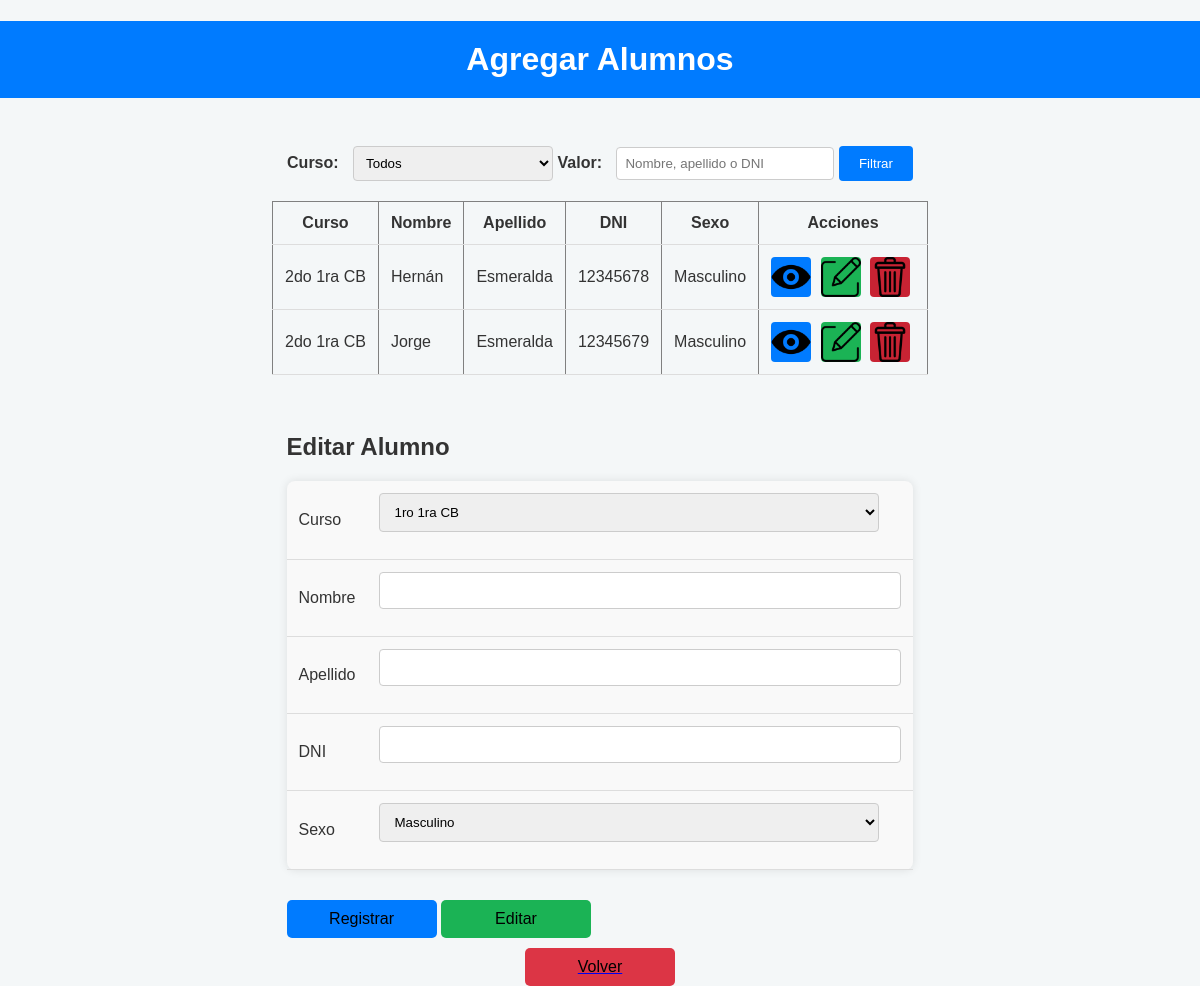
The app's page /agregar_alumnos.php?filtro_curso=2do 1ra CB with its own data.
### tables this page shows
CREATE TABLE IF NOT EXISTS `alumnos` (
  `id` int NOT NULL AUTO_INCREMENT,
  `curso` varchar(10) NOT NULL,
  `nombre` varchar(255) NOT NULL,
  `apellido` varchar(255) NOT NULL,
  `dni` varchar(20) NOT NULL,
  `sexo` varchar(10) NOT NULL,
  PRIMARY KEY (`id`)
);

### agregar_alumnos.php (the view, shortened to what this page needs)
<!DOCTYPE html>
<html lang="en">
<head>
    <link rel="stylesheet" href="css/agregar_alumnos.css">
</head>
<body>
<?php
$conn = new mysqli("localhost", "root", "", "registro");
function escapar($dato) {
    return htmlspecialchars($dato, ENT_QUOTES, 'UTF-8');
}
$curso = $nombre = $apellido = $dni = $sexo = "";
$filtro_curso = isset($_GET["filtro_curso"]) ? $conn->real_escape_string($_GET["filtro_curso"]) : "";
$query = "SELECT * FROM alumnos WHERE 1=1";
if ($filtro_curso) {
    $query .= " AND curso = '$filtro_curso'";
}
$result = $conn->query($query);
$tabla = '<table border="1" cellspacing="2" cellpadding="2">
          <tr class="header">
            <td>Curso</td>
            <td>Nombre</td>
            <td>Apellido</td>
            <td>DNI</td>
            <td>Sexo</td>
            <td>Acciones</td>
          </tr>';
if ($result->num_rows > 0) {
    while ($row = $result->fetch_assoc()) {
        $tabla .= '<tr>
                    <td>' . escapar($row["curso"]) . '</td>
                    <td>' . escapar($row["nombre"]) . '</td>
                    <td>' . escapar($row["apellido"]) . '</td>
                    <td>' . escapar($row["dni"]) . '</td>
                    <td>' . escapar($row["sexo"]) . '</td>
                    <td>
                        <form action="" method="post" style="display:inline;">
                            <input type="hidden" name="id_ver" value="' . escapar($row["id"]) . '">
                            <a href="#tabla_ver"><input type="submit" name="ver" class="ver" value=""></a>
                        </form>
                        <form action="" method="post" style="display:inline;">
                            <input type="hidden" name="id" value="' . escapar($row["id"]) . '">
                            <input type="submit" name="editar-btn" class="editar" value="">
                        </form>
                        <form action="" method="post" style="display:inline;">
                            <input type="hidden" name="id-del" value="' . escapar($row["id"]) . '">
                            <input type="submit" name="quitar" class="eliminar" value="">
                        </form>
                    </td>
                  </tr>';
    }
}
$tabla .= '</table>';
?>
<h1>Agregar Alumnos</h1>
<br>
<div class="filtros">
    <form method="get" action="">
        <label for="filtro_curso">Curso:</label>
        <select name="filtro_curso" id="filtro_curso">
        <option value="">Todos</option>
        </select>
        <label for="filtro_nombre">Valor:</label>
        <input type="text" name="filtro_nombre" id="filtro_nombre" placeholder="Nombre, apellido o DNI">
        <input type="submit" value="Filtrar">
    </form>
</div>
<div class="acciones">
<?php echo $tabla; ?>
</div>
<br>
<div class="formularios">
    <form action="" method="post">
        <table class="formulario">
            <h2>Editar Alumno</h2>
            <tr>
                <td>Curso</td>
                <td>
                    <select name="curso" required>
                        <optgroup label="Ciclo Básico">
                            <option value="1ro 1ra CB" <?php if(isset($curso) && $curso == "1ro 1ra CB") echo 'selected'; ?>>1ro 1ra CB</option>
                        </optgroup>
                    </select>
                </td>
            </tr>
            <tr>
                <td>Nombre</td>
                <td><input type="text" maxlength="20" name="nombre" value="<?php if(isset($nombre)) echo escapar($nombre); ?>" required></td>
            </tr>
            <tr>
                <td>Apellido</td>
                <td><input type="text" maxlength="20" name="apellido" value="<?php if(isset($apellido)) echo escapar($apellido); ?>" required></td>
            </tr>
            <tr>
                <td>DNI</td>
                <td><input type="text" maxlength="8" name="dni" value="<?php if(isset($dni)) echo escapar($dni); ?>" required></td>
            </tr>
            <tr>
                <td>Sexo</td>
                <td>
                    <select name="sexo" required>
                        <option value="Masculino" <?php if(isset($sexo) && $sexo == "Masculino") echo 'selected'; ?>>Masculino</option>
                </td>
            </tr>
        </table>
        <input class="btn registrar" type="submit" name="registrar" value="Registrar">
        <input class="btn editar2" type="submit" name="editar" value="Editar">
    </form>
</div>
<a href="index.php"> <button class="btn btn-logout">Volver</button> </a>
</body>
</html>

### css/agregar_alumnos.css (style rules this page uses)
body { font-family: Arial, sans-serif; background-color: #f4f7f8; margin: 0; padding: 0; display: flex; flex-direction: column; align-items: center; color: #333; }
h1 { background-color: #007BFF; color: white; padding: 20px; width: 100%; text-align: center; margin-bottom: 30px; }
.filtros { display: flex; justify-content: space-between; margin-bottom: 20px; }
.filtros label { margin-right: 10px; font-weight: bold; }
.filtros select, .filtros input[type="text"] { width: 200px; padding: 8px; border-radius: 4px; border: 1px solid #ccc; }
.filtros input[type="submit"] { padding: 10px 20px; background-color: #007BFF; color: white; border: none; border-radius: 4px; cursor: pointer; transition: background-color 0.3s ease; }
table { width: 100%; border-collapse: collapse; margin-bottom: 20px; }
table th, table td { padding: 12px; border-bottom: 1px solid #ddd; text-align: left; }
.formularios { display: flex; justify-content: space-between; }
.formulario { background-color: #f9f9f9; padding: 20px; border-radius: 8px; box-shadow: 0px 0px 10px rgba(0, 0, 0, 0.1); }
.formulario select, .formulario input[type="text"], .formulario input[type="number"] { width: 500px; padding: 10px; margin-bottom: 15px; border-radius: 4px; border: 1px solid #ccc; }
.acciones form { display: inline-block; margin-right: 5px; }
.acciones input[type="submit"] { border: none; color: white; padding: 8px 12px; border-radius: 4px; cursor: pointer; transition: background-color 0.3s ease; }
.ver { background: url("../img/ver.png") no-repeat center center; background-size: cover; border-radius: 100%; height: 40px; width: 40px; background-color: #007BFF; border: 0; }
.editar { background: url("../img/editar.png") no-repeat center center; background-size: cover; border-radius: 100%; height: 40px; width: 40px; background-color: #1bb355; ; border: 0; }
.eliminar { background: url("../img/basurero.png") no-repeat center center; background-size: cover; border-radius: 100%; height: 40px; width: 40px; background-color: #c82333 ; border: 0; }
.btn-logout { background-color: #dc3545; width:auto; display:block; margin: auto; }
.btn { border: none; padding: 10px 20px; margin: 10px 0; border-radius: 5px; cursor: pointer; font-size: 16px; transition: background-color 0.3s ease; display: inline-block; width: 150px; }
.editar2 { background-color: #1bb355; ; }
.registrar { background-color: #007BFF; }
.btn-logout { background-color: #dc3545; display:block; margin: auto; }
.header td { text-align: center; font-weight: bold; }

### records on screen
alumnos: curso "2do 1ra CB", nombre "Hernán", apellido "Esmeralda", dni "12345678", sexo "Masculino"
alumnos: curso "2do 1ra CB", nombre "Jorge", apellido "Esmeralda", dni "12345679", sexo "Masculino"
